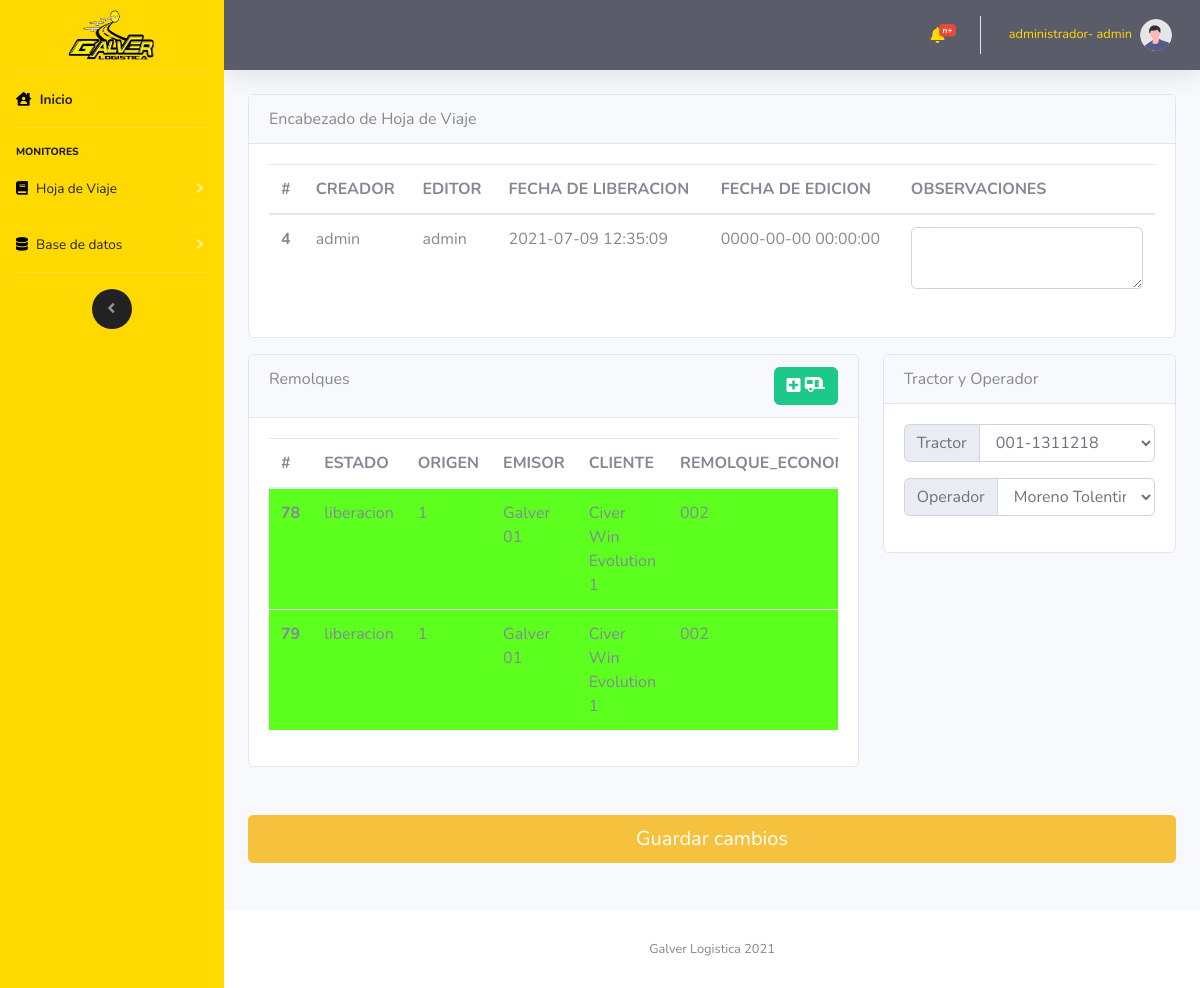
The page /vistas/HDV_ArriboEdicion.php?id=4 (signed in) on the database its author committed.
### tables this page shows
CREATE TABLE `hoja_de_viaje` (
  `id_hojaDeViaje` int(11) NOT NULL,
  `id_creador` int(11) NOT NULL,
  `id_editor` int(11) NOT NULL,
  `hojaDeViaje_fechaDeLiberacion` datetime NOT NULL,
  `hojaDeViaje_fechaDeEdicion` datetime NOT NULL,
  `hojaDeViaje_observaciones` varchar(500) NOT NULL,
  `hojaDeViaje_tipoDeViaje` int(11) NOT NULL,
  `hojaDeViaje_estadoDeViaje` int(11) NOT NULL
);

CREATE TABLE `viaje` (
  `id_viaje` int(11) NOT NULL,
  `id_hojaDeViaje` int(11) NOT NULL,
  `id_viajeEstado` int(11) NOT NULL,
  `id_empresaEmisora` int(11) NOT NULL,
  `id_empresaReceptora` int(11) NOT NULL,
  `id_carga` int(11) NOT NULL,
  `id_unidadDeMedida` int(11) NOT NULL,
  `viaje_fechaDeArribo` datetime NOT NULL,
  `viaje_fechaDeCarga` datetime NOT NULL,
  `viaje_fechaDeLlegadaDeDescarga` datetime NOT NULL,
  `viaje_fechaDeDescarga` datetime NOT NULL,
  `viaje_cargaCantidad` double NOT NULL,
  `viaje_cargaProporcionUM` double NOT NULL,
  `id_remolque` int(11) NOT NULL,
  `id_remolqueServicio` int(11) NOT NULL,
  `viaje_talon1` varchar(40) NOT NULL,
  `viaje_talon2` varchar(40) NOT NULL,
  `viaje_origen` varchar(500) NOT NULL,
  `viaje_destino` varchar(500) NOT NULL,
  `viaje_folioDeCarga` varchar(50) NOT NULL,
  `viaje_folioDeBascula` varchar(50) NOT NULL,
  `viaje_observacion_carga` varchar(500) NOT NULL,
  `viaje_sellos` varchar(300) NOT NULL
);

CREATE TABLE `viaje_estado` (
  `id_viajeEstado` int(11) NOT NULL,
  `viajeEstado_nombre` varchar(20) NOT NULL,
  `viajeEstado_descripcion` varchar(500) NOT NULL,
  `color_tr` varchar(30) NOT NULL
);

CREATE TABLE `empresa_emisora` (
  `empresaEmisoraId` int(11) NOT NULL,
  `usuarioId` int(11) NOT NULL,
  `empresaEmisoraNombre` varchar(100) NOT NULL,
  `empresaEmisoraRFC` varchar(50) NOT NULL,
  `empresaEmisoraDireccion` varchar(250) NOT NULL,
  `empresaEmisoraTelefonoFijo1` int(11) NOT NULL,
  `empresaEmisoraTelefonoFijo2` int(11) NOT NULL,
  `empresaEmisoraTelefonoCelular1` int(11) NOT NULL,
  `empresaEmisoraTelefonoCelular2` int(11) NOT NULL,
  `empresaEmisoraCorreo` varchar(200) NOT NULL,
  `empresaEmisoraFechaDeCreacion` datetime NOT NULL,
  `empresaEmisoraDescripcion` varchar(2500) NOT NULL,
  `empresaEmisoraCP` varchar(50) NOT NULL
);

CREATE TABLE `empresa_receptora` (
  `empresaReceptoraId` int(11) NOT NULL,
  `empresaReceptoraNombre` varchar(100) NOT NULL,
  `empresaReceptoraRFC` varchar(50) NOT NULL,
  `empresaReceptoraDireccion` varchar(250) NOT NULL,
  `empresaReceptoraTelefonoFijo1` int(11) NOT NULL,
  `empresaReceptoraTelefonoFijo2` int(11) NOT NULL,
  `empresaReceptoraTelefonoCelular1` int(11) NOT NULL,
  `empresaReceptoraTelefonoCelular2` int(11) NOT NULL,
  `empresaReceptoraCorreo` varchar(200) NOT NULL,
  `usuarioId` int(11) NOT NULL,
  `empresaReceptoraFechaDeCreacion` datetime NOT NULL,
  `empresaReceptoraDescripcion` varchar(2500) NOT NULL,
  `empresaReceptoraCP` int(11) NOT NULL
);

CREATE TABLE `remolque` (
  `remolquePlaca` varchar(50) NOT NULL,
  `remolqueEconomico` varchar(500) NOT NULL,
  `remolqueID` int(11) NOT NULL,
  `remolqueFechaCreacion` datetime NOT NULL,
  `usuarioId` int(11) NOT NULL
);

### controlador/modulos/hojaDeViaje/arribo/hojaDeViajeArriboEdicion.php (called while the page is built, shortened)
<?php
    $hojaDeViaje=obtenerArrayHojaDeViaje($mysqli,$id);
    $viaje=obtenerViaje($mysqli,$id);
    function obtenerArrayHojaDeViaje($mysqli,$id)
    {
        $result = $mysqli->query(
            "SELECT id_hojaDeViaje, id_creador,
            (SELECT usuarioNombre FROM usuario WHERE usuarioId = hoja_de_viaje.id_creador LIMIT 1)AS CREADOR, id_editor,
            (SELECT usuarioNombre FROM usuario WHERE usuarioId = hoja_de_viaje.id_editor LIMIT 1)AS EDITOR,
            hojaDeViaje_fechaDeLiberacion, hojaDeViaje_fechaDeEdicion, hojaDeViaje_observaciones
            FROM `hoja_de_viaje` WHERE id_hojaDeViaje =".$id
        );
        while ($filas =$result->fetch_assoc())
        {
            return $filas;
            break;
        }
    }
    function obtenerViaje($mysqli,$id)
    {
        $result = $mysqli->query(
            "SELECT
            viaje.id_viaje,
            viaje.id_hojaDeViaje,
            viaje_estado.viajeEstado_nombre AS ESTADO,
            viaje_estado.color_tr AS ESTADO_TR,
            empresa_emisora.empresaEmisoraId,
            empresa_emisora.empresaEmisoraNombre AS
            EMISOR, empresa_receptora.empresaReceptoraId,
            empresa_receptora.empresaReceptoraNombre AS CLIENTE, viaje.id_carga, carga.cargaNombre AS CARGA,
            viaje.viaje_cargaCantidad, viaje.id_unidadDeMedida, carga_unidad_de_medida.cargaUnidadDeMedidaNombre AS UNIDAD,
            viaje.viaje_cargaProporcionUM, viaje.id_remolque, remolque.remolqueEconomico AS REMOLQUE_ECONOMICO,
            remolque.remolquePlaca AS REMOLQUE_PLACAS, viaje.id_remolqueServicio,
            remolque_carga.remolqueCargaServicio AS REMOLQUE_SERVICIO, remolque_carga.remolqueCargaImpuesto AS REMOLQUE_SERVICIO_IMPUESTO,
            viaje.viaje_talon1, viaje.viaje_talon2, viaje.viaje_origen FROM viaje
            INNER JOIN viaje_estado ON viaje_estado.id_viajeEstado = viaje.id_viajeEstado
            INNER JOIN empresa_emisora ON empresa_emisora.empresaEmisoraId = viaje.id_empresaEmisora
            INNER JOIN empresa_receptora ON empresa_receptora.empresaReceptoraId = viaje.id_empresaReceptora
            INNER JOIN carga ON carga.cargaId = viaje.id_carga
            INNER JOIN carga_unidad_de_medida ON carga_unidad_de_medida.cargaUnidadDeMedidaID =viaje.id_unidadDeMedida
            INNER JOIN remolque ON remolque.remolqueID = viaje.id_remolque
            INNER JOIN remolque_carga ON remolque_carga.remolqueCargaId = viaje.id_remolqueServicio
            WHERE viaje.id_hojaDeViaje =
            ".$id
        );
        $viaje=[];
        while ($filas =$result->fetch_assoc())
        {
            $viaje[]=$filas;
        }
        return $viaje;
    }
?>

### controlador/modulos/selects.php (called while the page is built, shortened)
<?php
    function muestraTractores($mysqli)
    {
        $result = $mysqli->query(
        "SELECT * FROM `tractor`
        INNER JOIN usuario ON usuario.usuarioId= tractor.usuarioId
        INNER JOIN tractor_marca ON tractor_marca.tractorMarcaId= tractor.tractorMarcaId");
        return $result;
    }
    function muestraOperador($mysqli)
    {
        $result = $mysqli->query("SELECT * FROM `operadores`
        INNER JOIN usuario ON usuario.usuarioId= operadores.usuarioId");
        return $result;
    }
?>

### vistas/HDV_ArriboEdicion.php (the view, shortened to what this page needs)
<?php
    $id=$_GET['id'];
    include "../import/componentes/hojaDeViaje/hdv_a_e.php";
    include "../import/componentes/navbarLateral.php";
    include "../import/componentes/navbarHorizontal.php";
    include "../controlador/coneccion/config.php";
    include "../controlador/modulos/selects.php";
    include "../controlador/modulos/hojaDeViaje/arribo/hojaDeViajeArriboEdicion.php";
?>
<div class="container-fluid">
    <div class="card mb-3">
        <div class="card-header">
            Encabezado de Hoja de Viaje
        </div>
        <div class="card-body">
            <div class="table-responsive">
                <table class="table">
                    <thead>
                        <tr>
                            <th scope="col">#</th>
                            <th scope="col">CREADOR</th>
                            <th scope="col">EDITOR</th>
                            <th scope="col">FECHA DE LIBERACION</th>
                            <th scope="col">FECHA DE EDICION</th>
                            <th scope="col">OBSERVACIONES</th>
                        </tr>
                    </thead>
                    <tbody>
                        <tr>
                            <th scope="row"><?php echo $hojaDeViaje['id_hojaDeViaje'];?></th>
                            <td><?php echo $hojaDeViaje['CREADOR'];?></td>
                            <td><?php echo $hojaDeViaje['EDITOR'];?></td>
                            <td><?php echo $hojaDeViaje['hojaDeViaje_fechaDeLiberacion'];?></td>
                            <td><?php echo $hojaDeViaje['hojaDeViaje_fechaDeEdicion'];?></td>
                            <td><textarea class="form-control" aria-label="With textarea"
                                    id="hojaDeViaje_observaciones"><?php echo $hojaDeViaje['hojaDeViaje_observaciones'];?></textarea>
                            </td>
                        </tr>
                    </tbody>
                </table>
            </div>
        </div>
    </div>
    <div class="row mb-5">
        <div class="col-sm-8">
            <div class="card">
                <div class="card-header d-flex justify-content-between">
                    Remolques <button class="btn btn-success agregarRemolque"><i class="fas fa-plus-square"></i> <i
                            class="fas fa-caravan"></i></button>
                </div>
                <div class="card-body">
                    <table class="table table-responsive">
                        <thead>
                            <tr>
                                <th scope="col">#</th>
                                <th scope="col">ESTADO</th>
                                <th scope="col">ORIGEN</th>
                                <th scope="col">EMISOR</th>
                                <th scope="col">CLIENTE</th>
                                <th scope="col">REMOLQUE_ECONOMICO</th>
                            </tr>
                        </thead>
                        <tbody>
                            <?php
                                for ($i=0; $i < count($viaje); $i++) {
                            ?>
                            <tr id="tr<?php echo $i+1?>" bgcolor="<?php echo $viaje[$i]['ESTADO_TR'];?>">
                                <th scope="row" id="id_viaje<?php echo $i+1?>"
                                    value="<?php echo $viaje[$i]['id_viaje'];?>"><?php echo $viaje[$i]['id_viaje'];?>
                                </th>
                                <td id="ESTADO<?php echo $i+1?>" value="<?php echo $viaje[$i]['ESTADO'];?>">
                                    <?php echo $viaje[$i]['ESTADO'];?></td>
                                <td id="ORIGEN<?php echo $i+1?>"><?php echo $viaje[$i]['viaje_origen'];?></td>
                                <td id="EMISOR<?php echo $i+1?>"><?php echo $viaje[$i]['EMISOR'];?></td>
                                <td id="CLIENTE<?php echo $i+1?>"><?php echo $viaje[$i]['CLIENTE'];?></td>
                                <td id="REMOLQUE_ECONOMICO<?php echo $i+1?>">
                                    <?php echo $viaje[$i]['REMOLQUE_ECONOMICO'];?></td>
                            </tr>
                            <?php }?>
                        </tbody>
                    </table>
                </div>
            </div>
        </div>
        <div class="col-sm-4">
            <div class="card">
                <div class="card-header">
                    Tractor y Operador
                </div>
                <div class="card-body">
                    <div class="row">
                        <div class="col-12 mb-3">
                            <div class="input-group">
                                <div class="input-group-prepend">
                                    <span class="input-group-text" id="">Tractor</span>
                                </div>
                                <select id="id_tractor" class=" form-control" name="id_tractor">
                                    <optgroup label="Economico/Placa">
                                        <?php
                                        $tractor=muestraTractores($mysqli);
                                        while ($fila =$tractor->fetch_assoc()) {
                                            echo '<option value="'.$fila["tractorId"].'">'.$fila["tractorEconomico"]."-".$fila["tractorPlaca"].'</option>';
                                        }
                                        ?>
                                    </optgroup>
                                </select>
                            </div>
                        </div>
                        <div class="col-12 mb-3">
                            <div class="input-group">
                                <div class="input-group-prepend">
                                    <span class="input-group-text" id="">Operador</span>
                                </div>
                                <select id="id_operador" class=" form-control" name="id_operador">
                                    <optgroup label="Nomvre/Licencia">
                                        <?php
                                        $operador=muestraOperador($mysqli);
                                        while ($fila =$operador->fetch_assoc()) {
                                            echo '<option value="'.$fila["operadorID"].'">'
                                            .$fila["operadorNombre"]."-".$fila["operadorLisencia"].'</option>';
                                        }
                                        ?>
                                    </optgroup>
                                </select>
                            </div>
                        </div>
                    </div>
                </div>
            </div>
        </div>
    </div>
    <button type="button" class="btn btn-warning btn-lg btn-block mb-5 editarCambios">Guardar cambios</button>
    <?php
        include "../import/componentes/footer.php";
        include "../import/componentes/js/main.php";
    ?>

### rows shown on the page
hoja_de_viaje: id_hojaDeViaje "4", hojaDeViaje_fechaDeLiberacion "2021-07-09 12:35:09", hojaDeViaje_fechaDeEdicion "0000-00-00 00:00:00"
viaje: id_viaje "78", id_viajeEstado.viajeEstado_nombre "liberacion", viaje_origen "1", empresa_emisora.empresaEmisoraNombre "Galver 01", empresa_receptora.empresaReceptoraNombre "Civer Win Evolution 1", id_remolque.remolqueEconomico "002"
viaje: id_viaje "79", id_viajeEstado.viajeEstado_nombre "liberacion", viaje_origen "1", empresa_emisora.empresaEmisoraNombre "Galver 01", empresa_receptora.empresaReceptoraNombre "Civer Win Evolution 1", id_remolque.remolqueEconomico "002"

### other values the page prints
$_SESSION["usuarioTipoCargo"] "administrador"
$_SESSION["usuarioNombre"] "admin"
$hojaDeViaje['CREADOR'] "admin"
$hojaDeViaje['EDITOR'] "admin"
form field id_tractor "001-1311218"
form field id_operador "Moreno Tolentino Jose Armando-SDJ433RHJJND"
